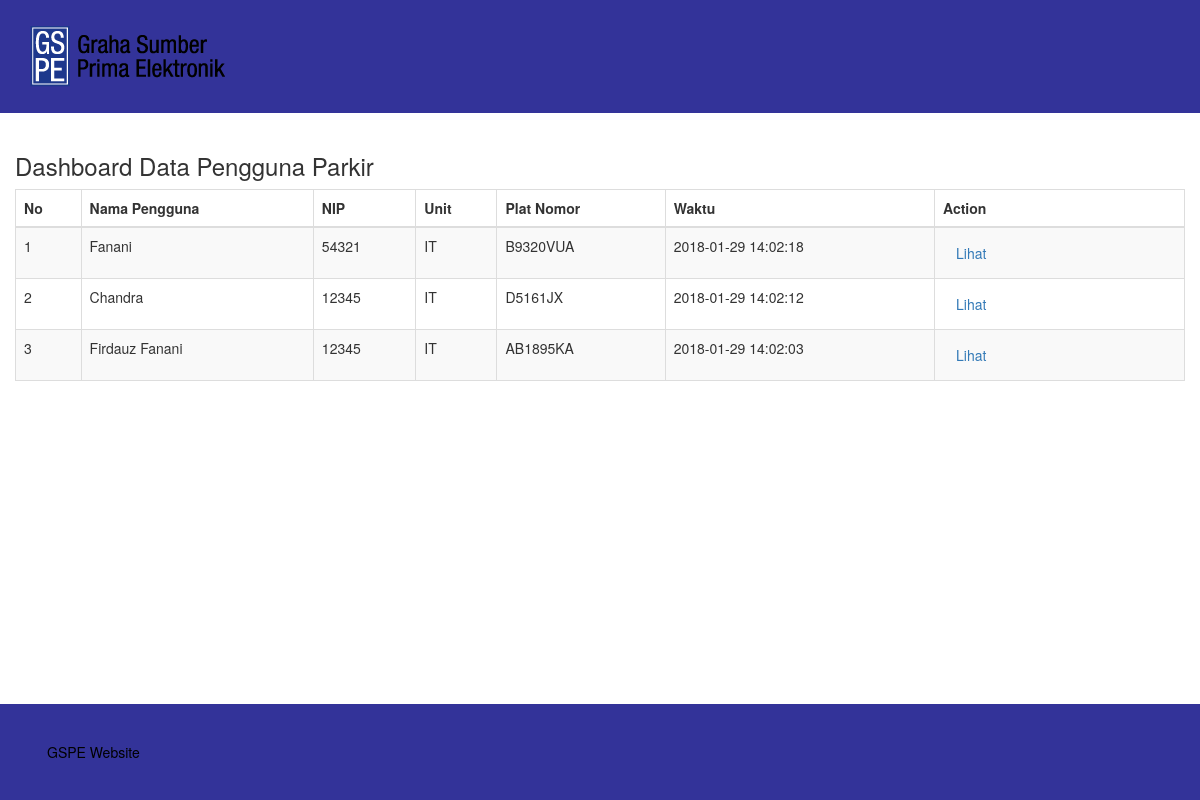
The page / on the database its author committed.
### tables this page shows
CREATE TABLE `pengguna` (
  `id_pengguna` int(5) NOT NULL,
  `nama_pengguna` varchar(15) NOT NULL,
  `nip` int(5) NOT NULL,
  `unit` varchar(10) NOT NULL,
  `jenis_kelamin` char(1) NOT NULL,
  `tanda_aktif` enum('1','0','','') NOT NULL,
  `tanda_dihapus` enum('1','0','','') NOT NULL,
  `tanggal_dibuat` datetime NOT NULL,
  `tanggal_dihapus` datetime NOT NULL
);

CREATE TABLE `plat_nomor` (
  `id_plat` int(5) NOT NULL,
  `text_plat` varchar(10) NOT NULL,
  `kepunyaan` int(10) NOT NULL,
  `tanggal_dibuat` datetime NOT NULL
);

CREATE TABLE `track_plat` (
  `id_track` int(5) NOT NULL,
  `plat_no` varchar(10) NOT NULL,
  `waktu` datetime NOT NULL DEFAULT CURRENT_TIMESTAMP
);

### index.php (the view, shortened to what this page needs)
<!DOCTYPE html>
<html lang="en">
<head>
    <link href="css/bootstrap.min.css" rel="stylesheet">
    <link href="css/style.css" rel="stylesheet">
    <link rel="stylesheet" href="https://code.jquery.com/mobile/1.4.5/jquery.mobile-1.4.5.min.css">
</head>
<body>
    <nav class="navbar navbar-default navbar-static-top">
        <div class="container">
            <div class="navbar-header">
                <a class="navbar-brand" href="//www.gspe.co.id">
                    <img alt="GSPE" src="img/gspel.png" style="width: 100%;height:100%">
                </a>
            </div>
        </div>
    </nav>
    <div class="container" style="margin-bottom:100px">
            <div class="row">
                <h3>Dashboard Data Pengguna Parkir</h3>
            </div>
            <div class="row">
                <table class="table table-striped table-bordered">
                  <thead>
                    <tr>
                      <th>No</th>
                      <th>Nama Pengguna</th>
                      <th>NIP</th>
                      <th>Unit</th>
                      <th>Plat Nomor</th>
                      <th>Waktu</th>
                      <th>Action</th>
                    </tr>
                  </thead>
                  <tbody>
                  <div id="pageone" data-role="main" class="ui-content">
                  <?php
                   $pdo = Database::connect();
                   $sql = 'SELECT pengguna.id_pengguna, pengguna.nama_pengguna, pengguna.nip, pengguna.unit,plat_nomor.text_plat,track_plat.waktu FROM pengguna,plat_nomor,track_plat WHERE pengguna.id_pengguna=plat_nomor.kepunyaan AND track_plat.plat_no=plat_nomor.text_plat ORDER BY pengguna.id_pengguna DESC';
                   $no=1;
                   foreach ($pdo->query($sql) as $row) {
                            echo '<tr>';
                            echo '<td>'. $no++ . '</td>';
                            echo '<td>'. $row['nama_pengguna'] . '</td>';
                            echo '<td>'. $row['nip'] . '</td>';
                            echo '<td>'. $row['unit'] . '</td>';
                            echo '<td>'. $row['text_plat'] . '</td>';
                            echo '<td>'. $row['waktu'] . '</td>';
                            echo '<td width=250>';
                            echo '<a class="btn" href="read.php?id='.$row['id_pengguna'].'">Lihat</a>';
                            echo '</td>';
                   }
                  ?>
                  </tbody>
            </table>
            </div>
    </div>
  </body>
  <footer>
    <div class="container">
        <ul>
            <li><a href="//www.gspe.co.id">GSPE Website</a></li>
        </ul>
    </div>
  </footer>
</html>

### css/style.css (style rules this page uses)
.navbar-default { background: #333399; border: 0; }
@media (min-width: 768px) { .navbar-brand { float: left; height: auto; padding: 26px 15px; font-size: 18px; line-height: 20px; } }
footer { position: absolute; right: 0; bottom: 0; left: 0; margin-top: 30px; padding: 38px 32px; background: #333399; }
footer ul { margin: 0; padding: 0; list-style: none; }
footer ul li { display: inline-block; margin-right: 48px; }
footer ul li a { color: #000; }

### rows shown on the page
pengguna: nama_pengguna "Fanani", nip "54321", unit "IT", plat_nomor.text_plat "B9320VUA", track_plat.waktu "2018-01-29 14:02:18"
pengguna: nama_pengguna "Chandra", nip "12345", unit "IT", plat_nomor.text_plat "D5161JX", track_plat.waktu "2018-01-29 14:02:12"
pengguna: nama_pengguna "Firdauz Fanani", nip "12345", unit "IT", plat_nomor.text_plat "AB1895KA", track_plat.waktu "2018-01-29 14:02:03"
